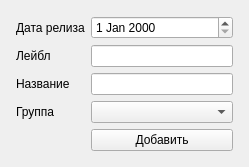
<?xml version="1.0" encoding="UTF-8"?>
<ui version="4.0">
 <class>AddAlbumForm</class>
 <widget class="QWidget" name="AddAlbumForm">
  <property name="geometry">
   <rect>
    <x>0</x>
    <y>0</y>
    <width>249</width>
    <height>155</height>
   </rect>
  </property>
  <property name="windowTitle">
   <string>Добавить альбом</string>
  </property>
  <property name="windowIcon">
   <iconset resource="icons/icons.qrc">
    <normaloff>:/icons/app.png</normaloff>:/icons/app.png</iconset>
  </property>
  <layout class="QGridLayout" name="gridLayout">
   <item row="1" column="0">
    <layout class="QFormLayout" name="formLayout">
     <property name="fieldGrowthPolicy">
      <enum>QFormLayout::AllNonFixedFieldsGrow</enum>
     </property>
     <property name="margin">
      <number>5</number>
     </property>
     <item row="0" column="0">
      <widget class="QLabel" name="label_15">
       <property name="text">
        <string>Дата релиза</string>
       </property>
      </widget>
     </item>
     <item row="0" column="1">
      <widget class="QDateEdit" name="dateEdit"/>
     </item>
     <item row="1" column="0">
      <widget class="QLabel" name="label_2">
       <property name="text">
        <string>Лейбл</string>
       </property>
      </widget>
     </item>
     <item row="1" column="1">
      <widget class="QLineEdit" name="lable"/>
     </item>
     <item row="2" column="0">
      <widget class="QLabel" name="label_3">
       <property name="text">
        <string>Название</string>
       </property>
      </widget>
     </item>
     <item row="2" column="1">
      <widget class="QLineEdit" name="title"/>
     </item>
     <item row="3" column="0">
      <widget class="QLabel" name="label_4">
       <property name="text">
        <string>Группа</string>
       </property>
      </widget>
     </item>
     <item row="3" column="1">
      <widget class="QComboBox" name="group"/>
     </item>
     <item row="4" column="1">
      <widget class="QPushButton" name="addButton">
       <property name="text">
        <string>Добавить</string>
       </property>
      </widget>
     </item>
    </layout>
   </item>
  </layout>
 </widget>
 <resources>
  <include location="icons/icons.qrc"/>
 </resources>
 <connections/>
</ui>
